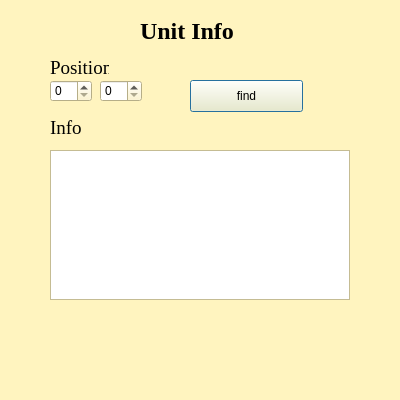
<?xml version="1.0" encoding="UTF-8"?>
<ui version="4.0">
 <class>UnitInfo</class>
 <widget class="QDialog" name="UnitInfo">
  <property name="geometry">
   <rect>
    <x>0</x>
    <y>0</y>
    <width>400</width>
    <height>400</height>
   </rect>
  </property>
  <property name="palette">
   <palette>
    <active>
     <colorrole role="WindowText">
      <brush brushstyle="SolidPattern">
       <color alpha="255">
        <red>0</red>
        <green>0</green>
        <blue>0</blue>
       </color>
      </brush>
     </colorrole>
     <colorrole role="Button">
      <brush brushstyle="SolidPattern">
       <color alpha="255">
        <red>255</red>
        <green>244</green>
        <blue>191</blue>
       </color>
      </brush>
     </colorrole>
     <colorrole role="Light">
      <brush brushstyle="SolidPattern">
       <color alpha="255">
        <red>255</red>
        <green>255</green>
        <blue>255</blue>
       </color>
      </brush>
     </colorrole>
     <colorrole role="Midlight">
      <brush brushstyle="SolidPattern">
       <color alpha="255">
        <red>255</red>
        <green>249</green>
        <blue>223</blue>
       </color>
      </brush>
     </colorrole>
     <colorrole role="Dark">
      <brush brushstyle="SolidPattern">
       <color alpha="255">
        <red>127</red>
        <green>122</green>
        <blue>95</blue>
       </color>
      </brush>
     </colorrole>
     <colorrole role="Mid">
      <brush brushstyle="SolidPattern">
       <color alpha="255">
        <red>170</red>
        <green>162</green>
        <blue>127</blue>
       </color>
      </brush>
     </colorrole>
     <colorrole role="Text">
      <brush brushstyle="SolidPattern">
       <color alpha="255">
        <red>0</red>
        <green>0</green>
        <blue>0</blue>
       </color>
      </brush>
     </colorrole>
     <colorrole role="BrightText">
      <brush brushstyle="SolidPattern">
       <color alpha="255">
        <red>255</red>
        <green>255</green>
        <blue>255</blue>
       </color>
      </brush>
     </colorrole>
     <colorrole role="ButtonText">
      <brush brushstyle="SolidPattern">
       <color alpha="255">
        <red>0</red>
        <green>0</green>
        <blue>0</blue>
       </color>
      </brush>
     </colorrole>
     <colorrole role="Base">
      <brush brushstyle="SolidPattern">
       <color alpha="255">
        <red>255</red>
        <green>255</green>
        <blue>255</blue>
       </color>
      </brush>
     </colorrole>
     <colorrole role="Window">
      <brush brushstyle="SolidPattern">
       <color alpha="255">
        <red>255</red>
        <green>244</green>
        <blue>191</blue>
       </color>
      </brush>
     </colorrole>
     <colorrole role="Shadow">
      <brush brushstyle="SolidPattern">
       <color alpha="255">
        <red>0</red>
        <green>0</green>
        <blue>0</blue>
       </color>
      </brush>
     </colorrole>
     <colorrole role="AlternateBase">
      <brush brushstyle="SolidPattern">
       <color alpha="255">
        <red>255</red>
        <green>249</green>
        <blue>223</blue>
       </color>
      </brush>
     </colorrole>
     <colorrole role="ToolTipBase">
      <brush brushstyle="SolidPattern">
       <color alpha="255">
        <red>255</red>
        <green>255</green>
        <blue>220</blue>
       </color>
      </brush>
     </colorrole>
     <colorrole role="ToolTipText">
      <brush brushstyle="SolidPattern">
       <color alpha="255">
        <red>0</red>
        <green>0</green>
        <blue>0</blue>
       </color>
      </brush>
     </colorrole>
     <colorrole role="PlaceholderText">
      <brush brushstyle="SolidPattern">
       <color alpha="128">
        <red>0</red>
        <green>0</green>
        <blue>0</blue>
       </color>
      </brush>
     </colorrole>
    </active>
    <inactive>
     <colorrole role="WindowText">
      <brush brushstyle="SolidPattern">
       <color alpha="255">
        <red>0</red>
        <green>0</green>
        <blue>0</blue>
       </color>
      </brush>
     </colorrole>
     <colorrole role="Button">
      <brush brushstyle="SolidPattern">
       <color alpha="255">
        <red>255</red>
        <green>244</green>
        <blue>191</blue>
       </color>
      </brush>
     </colorrole>
     <colorrole role="Light">
      <brush brushstyle="SolidPattern">
       <color alpha="255">
        <red>255</red>
        <green>255</green>
        <blue>255</blue>
       </color>
      </brush>
     </colorrole>
     <colorrole role="Midlight">
      <brush brushstyle="SolidPattern">
       <color alpha="255">
        <red>255</red>
        <green>249</green>
        <blue>223</blue>
       </color>
      </brush>
     </colorrole>
     <colorrole role="Dark">
      <brush brushstyle="SolidPattern">
       <color alpha="255">
        <red>127</red>
        <green>122</green>
        <blue>95</blue>
       </color>
      </brush>
     </colorrole>
     <colorrole role="Mid">
      <brush brushstyle="SolidPattern">
       <color alpha="255">
        <red>170</red>
        <green>162</green>
        <blue>127</blue>
       </color>
      </brush>
     </colorrole>
     <colorrole role="Text">
      <brush brushstyle="SolidPattern">
       <color alpha="255">
        <red>0</red>
        <green>0</green>
        <blue>0</blue>
       </color>
      </brush>
     </colorrole>
     <colorrole role="BrightText">
      <brush brushstyle="SolidPattern">
       <color alpha="255">
        <red>255</red>
        <green>255</green>
        <blue>255</blue>
       </color>
      </brush>
     </colorrole>
     <colorrole role="ButtonText">
      <brush brushstyle="SolidPattern">
       <color alpha="255">
        <red>0</red>
        <green>0</green>
        <blue>0</blue>
       </color>
      </brush>
     </colorrole>
     <colorrole role="Base">
      <brush brushstyle="SolidPattern">
       <color alpha="255">
        <red>255</red>
        <green>255</green>
        <blue>255</blue>
       </color>
      </brush>
     </colorrole>
     <colorrole role="Window">
      <brush brushstyle="SolidPattern">
       <color alpha="255">
        <red>255</red>
        <green>244</green>
        <blue>191</blue>
       </color>
      </brush>
     </colorrole>
     <colorrole role="Shadow">
      <brush brushstyle="SolidPattern">
       <color alpha="255">
        <red>0</red>
        <green>0</green>
        <blue>0</blue>
       </color>
      </brush>
     </colorrole>
     <colorrole role="AlternateBase">
      <brush brushstyle="SolidPattern">
       <color alpha="255">
        <red>255</red>
        <green>249</green>
        <blue>223</blue>
       </color>
      </brush>
     </colorrole>
     <colorrole role="ToolTipBase">
      <brush brushstyle="SolidPattern">
       <color alpha="255">
        <red>255</red>
        <green>255</green>
        <blue>220</blue>
       </color>
      </brush>
     </colorrole>
     <colorrole role="ToolTipText">
      <brush brushstyle="SolidPattern">
       <color alpha="255">
        <red>0</red>
        <green>0</green>
        <blue>0</blue>
       </color>
      </brush>
     </colorrole>
     <colorrole role="PlaceholderText">
      <brush brushstyle="SolidPattern">
       <color alpha="128">
        <red>0</red>
        <green>0</green>
        <blue>0</blue>
       </color>
      </brush>
     </colorrole>
    </inactive>
    <disabled>
     <colorrole role="WindowText">
      <brush brushstyle="SolidPattern">
       <color alpha="255">
        <red>127</red>
        <green>122</green>
        <blue>95</blue>
       </color>
      </brush>
     </colorrole>
     <colorrole role="Button">
      <brush brushstyle="SolidPattern">
       <color alpha="255">
        <red>255</red>
        <green>244</green>
        <blue>191</blue>
       </color>
      </brush>
     </colorrole>
     <colorrole role="Light">
      <brush brushstyle="SolidPattern">
       <color alpha="255">
        <red>255</red>
        <green>255</green>
        <blue>255</blue>
       </color>
      </brush>
     </colorrole>
     <colorrole role="Midlight">
      <brush brushstyle="SolidPattern">
       <color alpha="255">
        <red>255</red>
        <green>249</green>
        <blue>223</blue>
       </color>
      </brush>
     </colorrole>
     <colorrole role="Dark">
      <brush brushstyle="SolidPattern">
       <color alpha="255">
        <red>127</red>
        <green>122</green>
        <blue>95</blue>
       </color>
      </brush>
     </colorrole>
     <colorrole role="Mid">
      <brush brushstyle="SolidPattern">
       <color alpha="255">
        <red>170</red>
        <green>162</green>
        <blue>127</blue>
       </color>
      </brush>
     </colorrole>
     <colorrole role="Text">
      <brush brushstyle="SolidPattern">
       <color alpha="255">
        <red>127</red>
        <green>122</green>
        <blue>95</blue>
       </color>
      </brush>
     </colorrole>
     <colorrole role="BrightText">
      <brush brushstyle="SolidPattern">
       <color alpha="255">
        <red>255</red>
        <green>255</green>
        <blue>255</blue>
       </color>
      </brush>
     </colorrole>
     <colorrole role="ButtonText">
      <brush brushstyle="SolidPattern">
       <color alpha="255">
        <red>127</red>
        <green>122</green>
        <blue>95</blue>
       </color>
      </brush>
     </colorrole>
     <colorrole role="Base">
      <brush brushstyle="SolidPattern">
       <color alpha="255">
        <red>255</red>
        <green>244</green>
        <blue>191</blue>
       </color>
      </brush>
     </colorrole>
     <colorrole role="Window">
      <brush brushstyle="SolidPattern">
       <color alpha="255">
        <red>255</red>
        <green>244</green>
        <blue>191</blue>
       </color>
      </brush>
     </colorrole>
     <colorrole role="Shadow">
      <brush brushstyle="SolidPattern">
       <color alpha="255">
        <red>0</red>
        <green>0</green>
        <blue>0</blue>
       </color>
      </brush>
     </colorrole>
     <colorrole role="AlternateBase">
      <brush brushstyle="SolidPattern">
       <color alpha="255">
        <red>255</red>
        <green>244</green>
        <blue>191</blue>
       </color>
      </brush>
     </colorrole>
     <colorrole role="ToolTipBase">
      <brush brushstyle="SolidPattern">
       <color alpha="255">
        <red>255</red>
        <green>255</green>
        <blue>220</blue>
       </color>
      </brush>
     </colorrole>
     <colorrole role="ToolTipText">
      <brush brushstyle="SolidPattern">
       <color alpha="255">
        <red>0</red>
        <green>0</green>
        <blue>0</blue>
       </color>
      </brush>
     </colorrole>
     <colorrole role="PlaceholderText">
      <brush brushstyle="SolidPattern">
       <color alpha="128">
        <red>0</red>
        <green>0</green>
        <blue>0</blue>
       </color>
      </brush>
     </colorrole>
    </disabled>
   </palette>
  </property>
  <property name="windowTitle">
   <string>Unit Info</string>
  </property>
  <widget class="QSpinBox" name="posForInfoX">
   <property name="geometry">
    <rect>
     <x>50</x>
     <y>80</y>
     <width>42</width>
     <height>22</height>
    </rect>
   </property>
  </widget>
  <widget class="QLabel" name="label_2">
   <property name="geometry">
    <rect>
     <x>50</x>
     <y>60</y>
     <width>59</width>
     <height>16</height>
    </rect>
   </property>
   <property name="font">
    <font>
     <family>Times New Roman</family>
     <pointsize>14</pointsize>
    </font>
   </property>
   <property name="text">
    <string>Position</string>
   </property>
  </widget>
  <widget class="QSpinBox" name="posForInfoY">
   <property name="geometry">
    <rect>
     <x>100</x>
     <y>80</y>
     <width>42</width>
     <height>22</height>
    </rect>
   </property>
  </widget>
  <widget class="QTextEdit" name="unitInfoWindow">
   <property name="geometry">
    <rect>
     <x>50</x>
     <y>150</y>
     <width>300</width>
     <height>150</height>
    </rect>
   </property>
  </widget>
  <widget class="QLabel" name="label">
   <property name="geometry">
    <rect>
     <x>140</x>
     <y>20</y>
     <width>111</width>
     <height>21</height>
    </rect>
   </property>
   <property name="font">
    <font>
     <family>Times New Roman</family>
     <pointsize>18</pointsize>
     <weight>75</weight>
     <bold>true</bold>
    </font>
   </property>
   <property name="text">
    <string>Unit Info</string>
   </property>
  </widget>
  <widget class="QLabel" name="label_3">
   <property name="geometry">
    <rect>
     <x>50</x>
     <y>120</y>
     <width>59</width>
     <height>16</height>
    </rect>
   </property>
   <property name="font">
    <font>
     <family>Times New Roman</family>
     <pointsize>14</pointsize>
    </font>
   </property>
   <property name="text">
    <string>Info</string>
   </property>
  </widget>
  <widget class="QPushButton" name="unitInfoButton">
   <property name="geometry">
    <rect>
     <x>190</x>
     <y>80</y>
     <width>113</width>
     <height>32</height>
    </rect>
   </property>
   <property name="text">
    <string>find</string>
   </property>
  </widget>
 </widget>
 <resources/>
 <connections/>
</ui>
